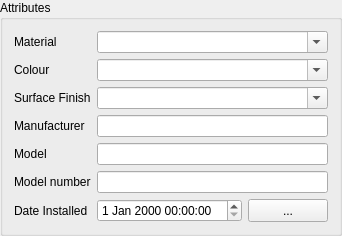
  <widget class="QGroupBox" name="groupBox_11">
   <property name="geometry">
    <rect>
     <x>684</x>
     <y>341</y>
     <width>324</width>
     <height>214</height>
    </rect>
   </property>
   <property name="title">
    <string>Attributes</string>
   </property>
   <property name="checkable">
    <bool>false</bool>
   </property>
   <layout class="QFormLayout" name="formLayout_7">
    <item row="0" column="0">
     <widget class="QLabel" name="label_94">
      <property name="text">
       <string>Material</string>
      </property>
     </widget>
    </item>
    <item row="0" column="1">
     <widget class="QComboBox" name="Material">
      <property name="editable">
       <bool>true</bool>
      </property>
      <item>
       <property name="text">
        <string/>
       </property>
      </item>
      <item>
       <property name="text">
        <string>Timber </string>
       </property>
      </item>
      <item>
       <property name="text">
        <string>Concrete</string>
       </property>
      </item>
      <item>
       <property name="text">
        <string>Steel</string>
       </property>
      </item>
      <item>
       <property name="text">
        <string>Aluminium</string>
       </property>
      </item>
      <item>
       <property name="text">
        <string>Sandstone</string>
       </property>
      </item>
      <item>
       <property name="text">
        <string>Granite</string>
       </property>
      </item>
      <item>
       <property name="text">
        <string>Marble</string>
       </property>
      </item>
      <item>
       <property name="text">
        <string>Cast Iron</string>
       </property>
      </item>
      <item>
       <property name="text">
        <string>Wrought Iron</string>
       </property>
      </item>
      <item>
       <property name="text">
        <string>Plastic</string>
       </property>
      </item>
      <item>
       <property name="text">
        <string>Stone</string>
       </property>
      </item>
     </widget>
    </item>
    <item row="1" column="0">
     <widget class="QLabel" name="label_102">
      <property name="text">
       <string>Colour</string>
      </property>
     </widget>
    </item>
    <item row="1" column="1">
     <widget class="QComboBox" name="Colour">
      <property name="editable">
       <bool>true</bool>
      </property>
      <item>
       <property name="text">
        <string/>
       </property>
      </item>
      <item>
       <property name="text">
        <string>Heritage Green</string>
       </property>
      </item>
      <item>
       <property name="text">
        <string>Heritage Red</string>
       </property>
      </item>
      <item>
       <property name="text">
        <string>White</string>
       </property>
      </item>
      <item>
       <property name="text">
        <string>Cream</string>
       </property>
      </item>
     </widget>
    </item>
    <item row="2" column="0">
     <widget class="QLabel" name="label_95">
      <property name="text">
       <string>Surface Finish</string>
      </property>
     </widget>
    </item>
    <item row="2" column="1">
     <widget class="QComboBox" name="Surface_Finish">
      <property name="editable">
       <bool>true</bool>
      </property>
      <item>
       <property name="text">
        <string/>
       </property>
      </item>
      <item>
       <property name="text">
        <string>Painted</string>
       </property>
      </item>
      <item>
       <property name="text">
        <string>Powder Coated</string>
       </property>
      </item>
     </widget>
    </item>
    <item row="3" column="0">
     <widget class="QLabel" name="label_78">
      <property name="text">
       <string>Manufacturer</string>
      </property>
     </widget>
    </item>
    <item row="3" column="1">
     <widget class="QLineEdit" name="Manufacturer_2"/>
    </item>
    <item row="4" column="0">
     <widget class="QLabel" name="label_83">
      <property name="text">
       <string>Model</string>
      </property>
     </widget>
    </item>
    <item row="4" column="1">
     <widget class="QLineEdit" name="Model"/>
    </item>
    <item row="5" column="0">
     <widget class="QLabel" name="label_79">
      <property name="text">
       <string>Model number</string>
      </property>
     </widget>
    </item>
    <item row="5" column="1">
     <widget class="QLineEdit" name="Model_number"/>
    </item>
    <item row="6" column="0">
     <widget class="QLabel" name="Inspection_Date_11">
      <property name="text">
       <string>Date Installed</string>
      </property>
     </widget>
    </item>
    <item row="6" column="1">
     <layout class="QHBoxLayout" name="horizontalLayout">
      <item>
       <widget class="QDateTimeEdit" name="Date_Installed"/>
      </item>
      <item>
       <widget class="QPushButton" name="Date_Installed_pick">
        <property name="sizePolicy">
         <sizepolicy hsizetype="Preferred" vsizetype="Preferred">
          <horstretch>0</horstretch>
          <verstretch>0</verstretch>
         </sizepolicy>
        </property>
        <property name="text">
         <string>...</string>
        </property>
       </widget>
      </item>
     </layout>
    </item>
   </layout>
  </widget>
